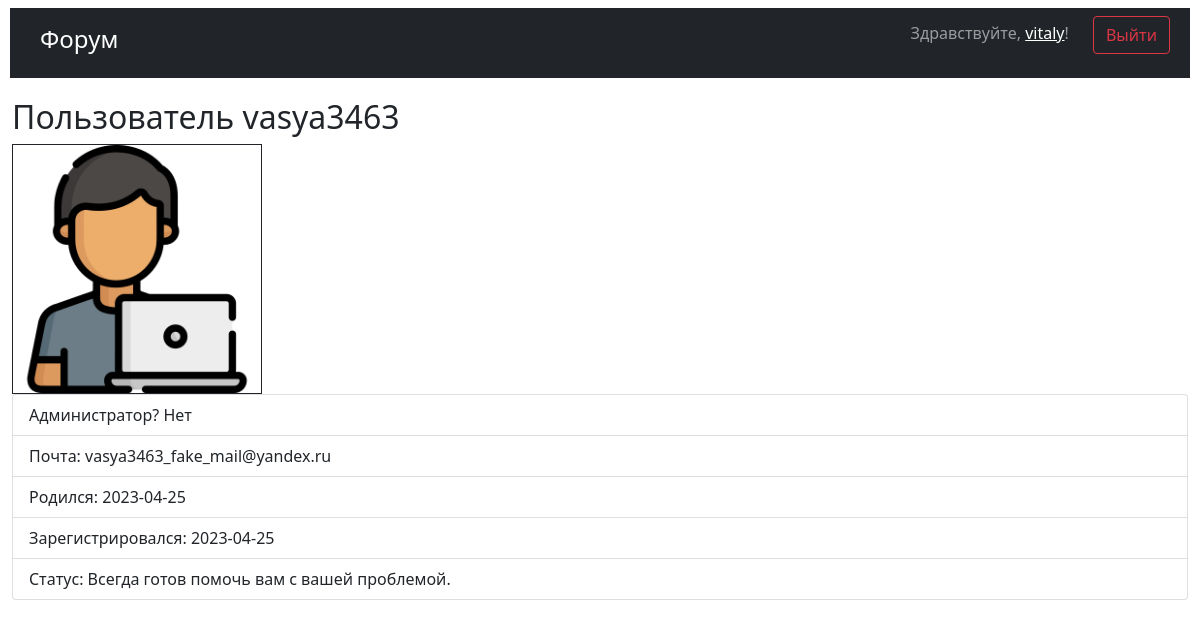
The page /account/2 (signed in) on the database its author committed.
### database.py (models this page shows, shortened)
class User(BASE, UserMixin, SerializerMixin):
    __tablename__ = "users"
    id = sqlalchemy.Column(sqlalchemy.Integer, primary_key=True, autoincrement=True)
    administrator = sqlalchemy.Column(sqlalchemy.Boolean, default=False)
    nickname = sqlalchemy.Column(sqlalchemy.String, unique=True)
    email = sqlalchemy.Column(sqlalchemy.String, unique=True)
    born_at = sqlalchemy.Column(sqlalchemy.Date)
    hashed_password = sqlalchemy.Column(sqlalchemy.String)
    city = sqlalchemy.Column(sqlalchemy.String, nullable=True)
    registered_at = sqlalchemy.Column(sqlalchemy.DateTime(timezone=True), default=datetime.datetime.now)
    status = sqlalchemy.Column(sqlalchemy.String, nullable=True)
    icon = sqlalchemy.Column(sqlalchemy.String, default="unknown.png")

### main.py (the view)
@app.route("/account/<user_id>")
def account_page(user_id):
    with Session() as session:
        user = session.query(User).filter(User.id == user_id).first()
    if not user:
        return "Пользователь не существует"
    return render_template("account.html", user=user)

### main.py (called while the page is built)
@login_manager.user_loader
def load_user(user_id):
    with Session() as session:
        return session.query(User).filter(User.id == user_id).first()

### templates/account.html
{% extends "base.html" %}
{% block content %}
<h2>Пользователь {{user.nickname}}</h2>
<img src="{{url_for('static', filename='img/' + user.icon)}}" style="width: 250px;height:250px" border="1">
<ul class="list-group">
    <li class="list-group-item">Администратор? {% if user.administrator %}Да{% else %}Нет{% endif %}</li>
    <li class="list-group-item">Почта: {{user.email}}</li>
    <li class="list-group-item">Родился: {{user.born_at}}</li>
    <li class="list-group-item">Зарегистрировался: {{user.registered_at.date()}}</li>
    <li class="list-group-item">Статус: {{user.status or "Отсутствует"}}</li>
</ul>
{% endblock %}

### templates/base.html (shortened to what this page needs)
<!DOCTYPE html>
<html lang="en">
<head>
    <link rel="stylesheet"
          href="https://cdn.jsdelivr.net/npm/bootstrap@5.0.0-beta1/dist/css/bootstrap.min.css"
>
    <link rel="stylesheet" type="text/css" href="{{url_for('static', filename='css/style.css')}}"/>
</head>
<body>
    <header>
        <nav class="navbar navbar-dark bg-dark align-items-center mt-2" style="margin-left: 10px; margin-right: 10px; margin-bottom: 20px">
            <a class="navbar-brand" href="/" style="margin-left: 30px"><h4>Форум</h4></a>
            <p style="vertical-align: bottom">
            <span class="navbar-text" style="margin-right: 20px;vertical-align: center">
                {% if current_user.is_authenticated %}
                Здравствуйте, <a href="/account/{{current_user.id}}">{{ current_user.nickname }}</a>!
                {% else %}
                Здравствуйте, гость!
                {% endif %}
            </span>
                {% if current_user.is_authenticated %}
                <a class="btn btn-outline-danger" href="/logout" style="margin-right: 20px">Выйти</a>
                {% else %}
                <a class="btn btn-outline-primary" href="/register" style="margin-right: 10px">Зарегистрироваться</a>
                <a class="btn btn-outline-success" href="/login" style="margin-right: 20px">Войти</a>
                {% endif %}
            </p>
        </nav>
    </header>
    <main role="main" class="container-fluid">
        {% block content %}{% endblock %}
    </main>
</body>
</html>

### rows shown on the page
User: nickname "vitaly"
User: nickname "vasya3463", icon (picture), email "vasya3463_fake_mail@yandex.ru", born_at "2023-04-25", registered_at "2023-04-25", status "Всегда готов помочь вам с вашей проблемой."
